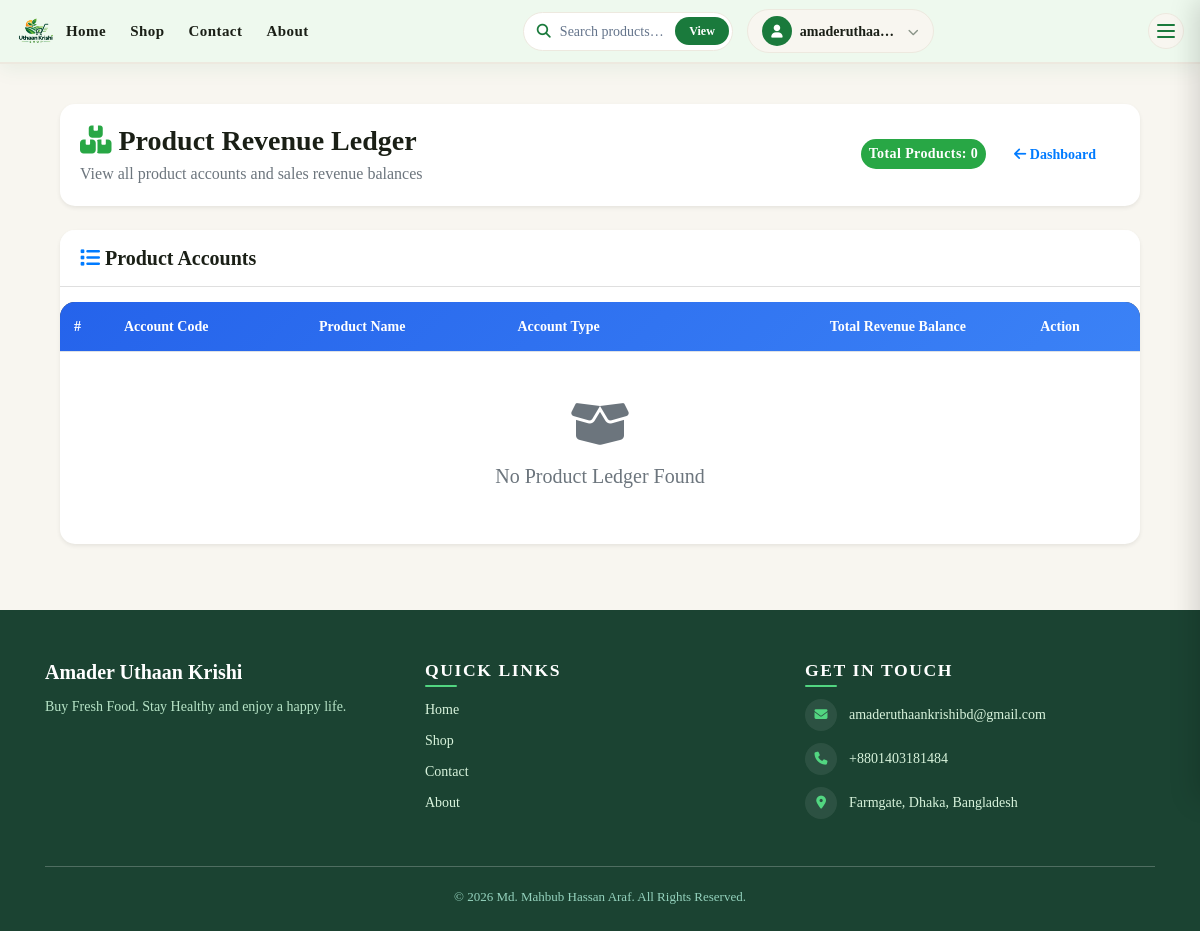
The page /finance/products/ (signed in) on the database as committed earlier.
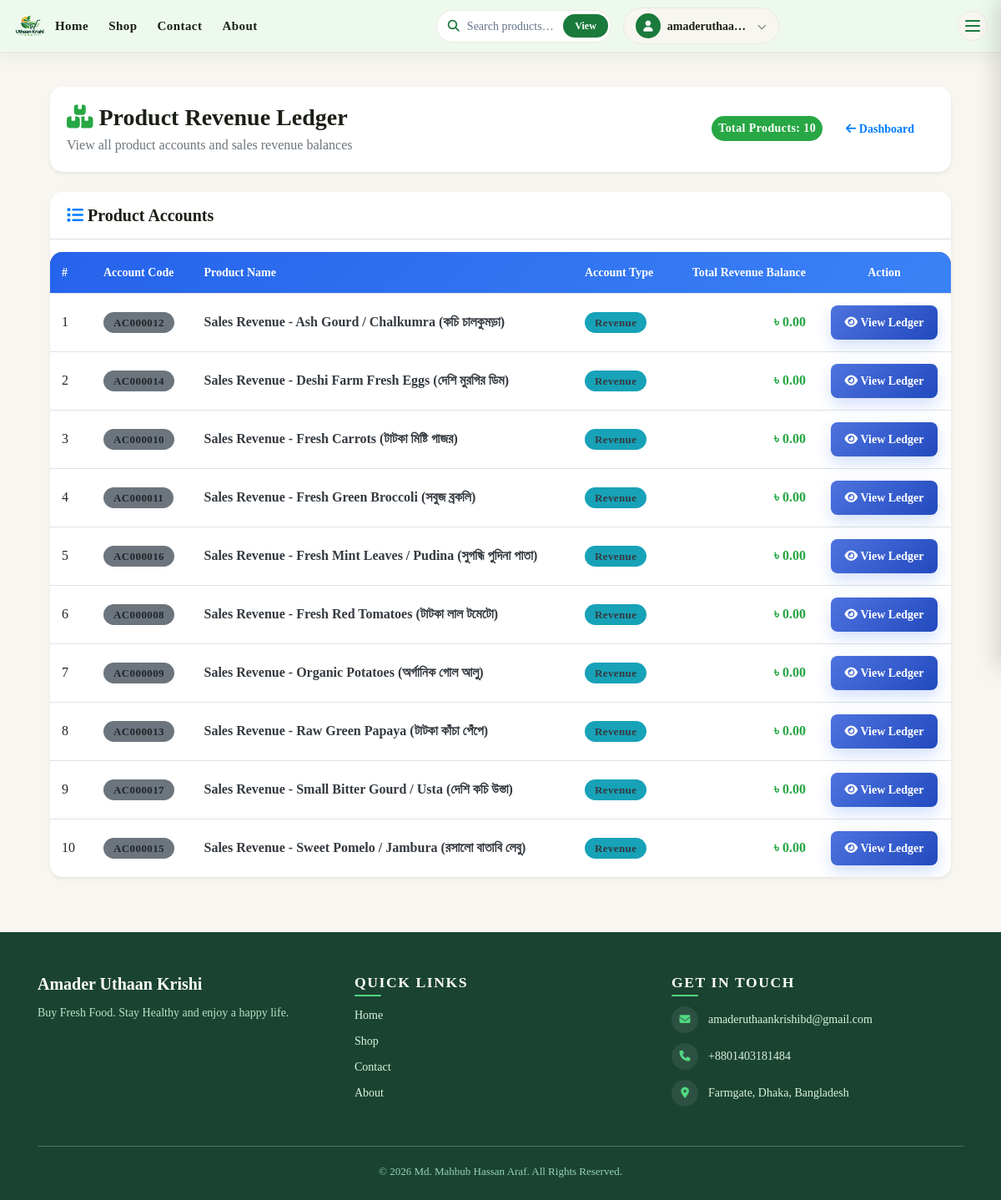
The same page on the database as committed later.
### apps/finance/models.py (models this page shows, shortened)
class Account(models.Model):
    TYPE1_CHOICES = (
        ("asset", "Asset"),
        ("liability", "Liability"),
        ("equity", "Equity"),
        ("revenue", "Revenue"),
        ("expense", "Expense"),
    )
    TYPE2_CHOICES = (
        ("cash", "Cash"),
        ("bank", "Bank"),
        ("customer", "Customer"),
        ("supplier", "Supplier"),
        ("receivable", "Receivable"),
        ("payable", "Payable"),
        ("product", "Product"),
        ("capital", "Capital"),
        ("purchase", "Purchase"),
        ("discount", "Discount"),
        ("packaging", "Packaging Charge"),
        ("bkash_charge", "bKash Charge"),
        ("bad_debt", "Bad Debt / Expected Credit Loss"),
        ("other", "Other"),
    )
    OPENING_BALANCE_TYPE = (
        ("debit", "Debit"),
        ("credit", "Credit"),
    )
    STATUS_CHOICES = (
        ("active", "Active"),
        ("inactive", "Inactive"),
    )
    account_code = models.CharField(
        max_length=20,
        blank=True,
    )
    name = models.CharField(
        max_length=150
    )
    type1 = models.CharField(
        max_length=20,
        choices=TYPE1_CHOICES,
    )
    type2 = models.CharField(
        max_length=30,
        choices=TYPE2_CHOICES,
        default="other",
    )
    customer = models.OneToOneField(
        CustomUser,
        on_delete=models.CASCADE,
        null=True,
        blank=True,
        related_name="account"
    )
    product = models.OneToOneField(
        Product,
        on_delete=models.CASCADE,
        null=True,
        blank=True,
        related_name="account"
    )
    expense_category = models.OneToOneField(
        ExpenseCategory,
        on_delete=models.CASCADE,
        null=True,
        blank=True,
        related_name="account"
    )
    opening_balance = models.DecimalField(
        max_digits=12,
        decimal_places=2,
        default=Decimal("0.00"),
    )
    opening_balance_type = models.CharField(
        max_length=10,
        choices=OPENING_BALANCE_TYPE,
        default="debit",
    )
    is_default = models.BooleanField(
        default=False,
    )
    status = models.CharField(
        max_length=20,
        choices=STATUS_CHOICES,
        default="active",
    )
    created_at = models.DateTimeField(
        auto_now_add=True,
    )
    updated_at = models.DateTimeField(
        auto_now=True,
    )
    class Meta:
        ordering = ["name"]
        indexes = [
            models.Index(fields=["account_code"]),
            models.Index(fields=["name"]),
            models.Index(fields=["type1"]),
            models.Index(fields=["type2"]),
            models.Index(fields=["status"]),
        ]

### apps/finance/views.py (the view)
@user_passes_test(admin_required)
def product_ledger(request):
    products = Account.objects.filter(type2="product").order_by("name")
    data = _get_ledger_data(products)
    return render(
        request,
        "finance/product_ledger.html",
        {"title": "Product Ledger", "products": data, "accounts": data, "data": data}
    )

### apps/finance/models.py (called while the page is built)
def _q(value):
    if value is None:
        return ZERO
    return Decimal(str(value)).quantize(TWO_DECIMAL, rounding=ROUND_HALF_UP)

### apps/finance/views.py (called while the page is built)
def admin_required(user):
    return user.is_authenticated and (user.is_staff or user.is_superuser)

### Templates/finance/product_ledger.html (shortened to what the changed rows need)
{% extends "base.html" %}
{% load humanize %}
{% load static %}
{% block extra_css %}
<link rel="stylesheet" href="{% static 'css/finance.css' %}">
{% endblock %}
{% block content %}
<div class="container-fluid py-3">
    <div class="card shadow-sm border-0 mb-4">
        <div class="card-body">
            <div class="d-flex flex-column flex-lg-row justify-content-between align-items-lg-center">
                <div class="mt-3 mt-lg-0">
                    <span class="badge bg-success text-white p-2 me-2" style="font-size: 14px;">
                        Total Products: {{ products|length }}
                    </span>
                    <a href="{% url 'financial_dashboard' %}" class="btn btn-outline-primary btn-sm">
                        <i class="fas fa-arrow-left me-1"></i> Dashboard
                    </a>
                </div>
            </div>
        </div>
    </div>
    <div class="card shadow-sm border-0">
        <div class="card-body p-0">
            <div class="table-responsive">
                <table class="table table-hover mb-0">
                    <thead class="bg-dark text-white">
                        <tr>
                            <th width="50">#</th>
                            <th>Account Code</th>
                            <th>Product Name</th>
                            <th>Account Type</th>
                            <th class="text-right">Total Revenue Balance</th>
                            <th class="text-center" width="160">Action</th>
                        </tr>
                    </thead>
                    <tbody>
                        {% for product in products %}
                        <tr>
                            <td>{{ forloop.counter }}</td>
                            <td>
                                <span class="badge bg-secondary">{{ product.account.account_code }}</span>
                            </td>
                            <td>
                                <strong class="text-dark">{{ product.account.name }}</strong>
                            </td>
                            <td>
                                <span class="badge bg-info text-dark">{{ product.account.get_type1_display }}</span>
                            </td>
                            <td class="text-right font-weight-bold">
                                {% if product.balance >= 0 %}
                                    <span class="text-success">৳ {{ product.balance|floatformat:2|intcomma }}</span>
                                {% else %}
                                    <span class="text-danger">৳ {{ product.balance|floatformat:2|cut:"-"|intcomma }}</span>
                                {% endif %}
                            </td>
                            <td class="text-center">
                                <a href="{% url 'ledger_detail' product.account.id %}" class="btn btn-sm btn-primary px-3">
                                    <i class="fas fa-eye me-1"></i> View Ledger
                                </a>
                            </td>
                        </tr>
                        {% empty %}
                        <tr>
                            <td colspan="6" class="text-center py-5">
                                <i class="fas fa-box-open fa-3x text-muted mb-3"></i>
                                <h5 class="text-muted">No Product Ledger Found</h5>
                            </td>
                        </tr>
                        {% endfor %}
                    </tbody>
                </table>
            </div>
        </div>
    </div>
</div>
{% endblock %}

Rows that differ between the two databases and show on the page:
added Account: account.account_code "AC000012", account.name "Sales Revenue - Ash Gourd / Chalkumra (কচি চালকুমড়া)", account.type1 "Revenue", balance "0.00"
added Account: account.account_code "AC000014", account.name "Sales Revenue - Deshi Farm Fresh Eggs (দেশি মুরগির ডিম)", account.type1 "Revenue", balance "0.00"
added Account: account.account_code "AC000010", account.name "Sales Revenue - Fresh Carrots (টাটকা মিষ্টি গাজর)", account.type1 "Revenue", balance "0.00"
added Account: account.account_code "AC000011", account.name "Sales Revenue - Fresh Green Broccoli (সবুজ ব্রকলি)", account.type1 "Revenue", balance "0.00"
added Account: account.account_code "AC000016", account.name "Sales Revenue - Fresh Mint Leaves / Pudina (সুগন্ধি পুদিনা পাতা)", account.type1 "Revenue", balance "0.00"
added Account: account.account_code "AC000008", account.name "Sales Revenue - Fresh Red Tomatoes (টাটকা লাল টমেটো)", account.type1 "Revenue", balance "0.00"
added Account: account.account_code "AC000009", account.name "Sales Revenue - Organic Potatoes (অর্গানিক গোল আলু)", account.type1 "Revenue", balance "0.00"
added Account: account.account_code "AC000013", account.name "Sales Revenue - Raw Green Papaya (টাটকা কাঁচা পেঁপে)", account.type1 "Revenue", balance "0.00"
added Account: account.account_code "AC000017", account.name "Sales Revenue - Small Bitter Gourd / Usta (দেশি কচি উস্তা)", account.type1 "Revenue", balance "0.00"
added Account: account.account_code "AC000015", account.name "Sales Revenue - Sweet Pomelo / Jambura (রসালো বাতাবি লেবু)", account.type1 "Revenue", balance "0.00"
Other text that changed with them:
{{ products|length }}: "0" → "10"
text no longer shown: "No Product Ledger Found"
